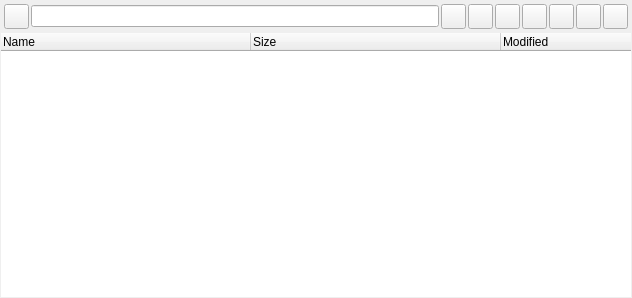
<?xml version="1.0" encoding="UTF-8"?>
<ui version="4.0">
 <class>FM</class>
 <widget class="QWidget" name="FM">
  <property name="geometry">
   <rect>
    <x>0</x>
    <y>0</y>
    <width>632</width>
    <height>298</height>
   </rect>
  </property>
  <property name="windowTitle">
   <string>Form</string>
  </property>
  <layout class="QVBoxLayout" name="verticalLayout">
   <property name="spacing">
    <number>1</number>
   </property>
   <property name="leftMargin">
    <number>1</number>
   </property>
   <property name="topMargin">
    <number>1</number>
   </property>
   <property name="rightMargin">
    <number>1</number>
   </property>
   <property name="bottomMargin">
    <number>1</number>
   </property>
   <item>
    <widget class="QFrame" name="frame_3">
     <property name="frameShape">
      <enum>QFrame::Shape::NoFrame</enum>
     </property>
     <property name="frameShadow">
      <enum>QFrame::Shadow::Raised</enum>
     </property>
     <property name="type" stdset="0">
      <string>elevateds</string>
     </property>
     <layout class="QHBoxLayout" name="horizontalLayout_2">
      <property name="spacing">
       <number>2</number>
      </property>
      <property name="leftMargin">
       <number>3</number>
      </property>
      <property name="topMargin">
       <number>3</number>
      </property>
      <property name="rightMargin">
       <number>3</number>
      </property>
      <property name="bottomMargin">
       <number>3</number>
      </property>
      <item>
       <widget class="QPushButton" name="fm_backward">
        <property name="minimumSize">
         <size>
          <width>25</width>
          <height>25</height>
         </size>
        </property>
        <property name="maximumSize">
         <size>
          <width>25</width>
          <height>16777215</height>
         </size>
        </property>
        <property name="cursor">
         <cursorShape>PointingHandCursor</cursorShape>
        </property>
        <property name="focusPolicy">
         <enum>Qt::FocusPolicy::NoFocus</enum>
        </property>
        <property name="toolTip">
         <string>New Folder</string>
        </property>
        <property name="text">
         <string/>
        </property>
       </widget>
      </item>
      <item>
       <widget class="QLineEdit" name="path">
        <property name="focusPolicy">
         <enum>Qt::FocusPolicy::StrongFocus</enum>
        </property>
        <property name="contextMenuPolicy">
         <enum>Qt::ContextMenuPolicy::NoContextMenu</enum>
        </property>
        <property name="readOnly">
         <bool>true</bool>
        </property>
       </widget>
      </item>
      <item>
       <widget class="QPushButton" name="fm_new_folder">
        <property name="minimumSize">
         <size>
          <width>25</width>
          <height>25</height>
         </size>
        </property>
        <property name="maximumSize">
         <size>
          <width>25</width>
          <height>16777215</height>
         </size>
        </property>
        <property name="cursor">
         <cursorShape>PointingHandCursor</cursorShape>
        </property>
        <property name="focusPolicy">
         <enum>Qt::FocusPolicy::NoFocus</enum>
        </property>
        <property name="toolTip">
         <string>New Folder</string>
        </property>
        <property name="text">
         <string/>
        </property>
       </widget>
      </item>
      <item>
       <widget class="QPushButton" name="fm_new_file">
        <property name="minimumSize">
         <size>
          <width>25</width>
          <height>25</height>
         </size>
        </property>
        <property name="maximumSize">
         <size>
          <width>25</width>
          <height>16777215</height>
         </size>
        </property>
        <property name="cursor">
         <cursorShape>PointingHandCursor</cursorShape>
        </property>
        <property name="focusPolicy">
         <enum>Qt::FocusPolicy::NoFocus</enum>
        </property>
        <property name="toolTip">
         <string>New File</string>
        </property>
        <property name="text">
         <string/>
        </property>
       </widget>
      </item>
      <item>
       <widget class="QPushButton" name="fm_paste">
        <property name="minimumSize">
         <size>
          <width>25</width>
          <height>25</height>
         </size>
        </property>
        <property name="maximumSize">
         <size>
          <width>25</width>
          <height>16777215</height>
         </size>
        </property>
        <property name="cursor">
         <cursorShape>PointingHandCursor</cursorShape>
        </property>
        <property name="focusPolicy">
         <enum>Qt::FocusPolicy::NoFocus</enum>
        </property>
        <property name="toolTip">
         <string>Paste</string>
        </property>
        <property name="text">
         <string/>
        </property>
       </widget>
      </item>
      <item>
       <widget class="QPushButton" name="fm_cut">
        <property name="minimumSize">
         <size>
          <width>25</width>
          <height>25</height>
         </size>
        </property>
        <property name="maximumSize">
         <size>
          <width>25</width>
          <height>16777215</height>
         </size>
        </property>
        <property name="cursor">
         <cursorShape>PointingHandCursor</cursorShape>
        </property>
        <property name="focusPolicy">
         <enum>Qt::FocusPolicy::NoFocus</enum>
        </property>
        <property name="toolTip">
         <string>New File</string>
        </property>
        <property name="text">
         <string/>
        </property>
       </widget>
      </item>
      <item>
       <widget class="QPushButton" name="fm_copy">
        <property name="minimumSize">
         <size>
          <width>25</width>
          <height>25</height>
         </size>
        </property>
        <property name="maximumSize">
         <size>
          <width>25</width>
          <height>16777215</height>
         </size>
        </property>
        <property name="cursor">
         <cursorShape>PointingHandCursor</cursorShape>
        </property>
        <property name="focusPolicy">
         <enum>Qt::FocusPolicy::NoFocus</enum>
        </property>
        <property name="toolTip">
         <string>Copy</string>
        </property>
        <property name="text">
         <string/>
        </property>
       </widget>
      </item>
      <item>
       <widget class="QPushButton" name="fm_delete">
        <property name="minimumSize">
         <size>
          <width>25</width>
          <height>25</height>
         </size>
        </property>
        <property name="maximumSize">
         <size>
          <width>25</width>
          <height>16777215</height>
         </size>
        </property>
        <property name="cursor">
         <cursorShape>PointingHandCursor</cursorShape>
        </property>
        <property name="focusPolicy">
         <enum>Qt::FocusPolicy::NoFocus</enum>
        </property>
        <property name="toolTip">
         <string>Delete</string>
        </property>
        <property name="text">
         <string/>
        </property>
       </widget>
      </item>
      <item>
       <widget class="QPushButton" name="fm_refresh">
        <property name="minimumSize">
         <size>
          <width>25</width>
          <height>25</height>
         </size>
        </property>
        <property name="maximumSize">
         <size>
          <width>25</width>
          <height>16777215</height>
         </size>
        </property>
        <property name="cursor">
         <cursorShape>PointingHandCursor</cursorShape>
        </property>
        <property name="focusPolicy">
         <enum>Qt::FocusPolicy::NoFocus</enum>
        </property>
        <property name="toolTip">
         <string>Refresh</string>
        </property>
        <property name="text">
         <string/>
        </property>
       </widget>
      </item>
     </layout>
    </widget>
   </item>
   <item>
    <widget class="QTreeWidget" name="fm_files_list">
     <property name="minimumSize">
      <size>
       <width>587</width>
       <height>0</height>
      </size>
     </property>
     <property name="focusPolicy">
      <enum>Qt::FocusPolicy::NoFocus</enum>
     </property>
     <property name="frameShape">
      <enum>QFrame::Shape::NoFrame</enum>
     </property>
     <property name="horizontalScrollBarPolicy">
      <enum>Qt::ScrollBarPolicy::ScrollBarAlwaysOff</enum>
     </property>
     <property name="showDropIndicator" stdset="0">
      <bool>false</bool>
     </property>
     <property name="dragDropMode">
      <enum>QAbstractItemView::DragDropMode::NoDragDrop</enum>
     </property>
     <property name="defaultDropAction">
      <enum>Qt::DropAction::IgnoreAction</enum>
     </property>
     <property name="selectionMode">
      <enum>QAbstractItemView::SelectionMode::ExtendedSelection</enum>
     </property>
     <property name="iconSize">
      <size>
       <width>20</width>
       <height>20</height>
      </size>
     </property>
     <property name="textElideMode">
      <enum>Qt::TextElideMode::ElideMiddle</enum>
     </property>
     <property name="verticalScrollMode">
      <enum>QAbstractItemView::ScrollMode::ScrollPerPixel</enum>
     </property>
     <property name="horizontalScrollMode">
      <enum>QAbstractItemView::ScrollMode::ScrollPerPixel</enum>
     </property>
     <property name="indentation">
      <number>0</number>
     </property>
     <attribute name="headerDefaultSectionSize">
      <number>250</number>
     </attribute>
     <column>
      <property name="text">
       <string>Name</string>
      </property>
     </column>
     <column>
      <property name="text">
       <string>Size</string>
      </property>
     </column>
     <column>
      <property name="text">
       <string>Modified</string>
      </property>
     </column>
    </widget>
   </item>
  </layout>
 </widget>
 <resources/>
 <connections/>
</ui>
